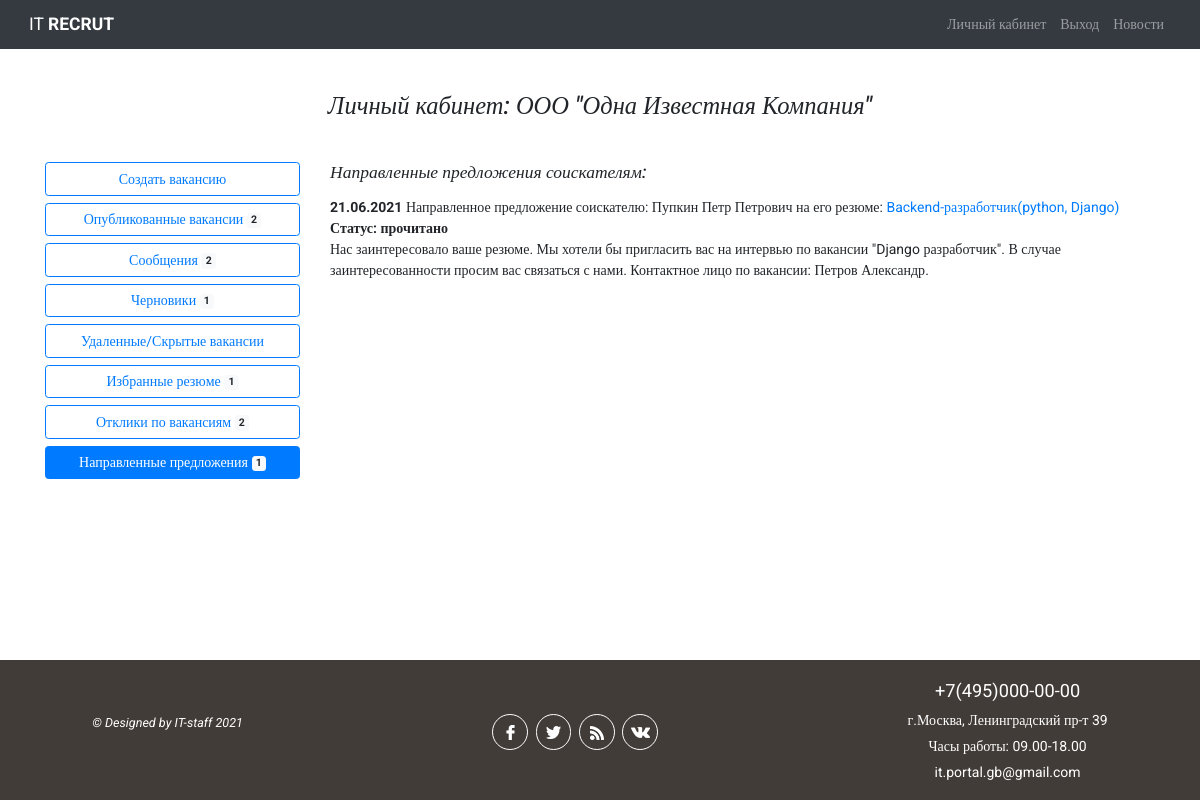
The app's page /employer/1/send_offers/ (signed in) with its own data.
### authapp/models.py (models this page shows, shortened)
class Employer(models.Model):
    NEED_MODER = 'need_moderation'
    MODER_OK = 'moderation_ok'
    MODER_REJECT = 'moderation_reject'
    EMPLOYER_STATUS_CHOICES = (
        (NEED_MODER, 'требуется модерация'),
        (MODER_OK, 'модерация пройдена успешно'),
        (MODER_REJECT, 'отклонено модератором')
    )
    company_name = models.CharField(verbose_name='название компании', max_length=128, unique=True)
    city = models.CharField(verbose_name='город', max_length=64, blank=True)
    tel = models.CharField(verbose_name='телефон', max_length=11, blank=True)
    short_description = models.TextField(verbose_name='краткое описание компании')
    logo = models.ImageField(upload_to='company_logo', blank=True)
    web = models.CharField(verbose_name='вебсайт компании', max_length=64, blank=True)
    is_active = models.BooleanField(default=True)
    user = models.OneToOneField(User, on_delete=models.CASCADE)
    status = models.CharField(verbose_name='статус компании на сайте',
                              choices=EMPLOYER_STATUS_CHOICES, default=NEED_MODER,
                              max_length=32)
    failed_moderation = models.CharField(max_length=512, blank=True, verbose_name='поле '
                                                                                  'заполняется в случае отклонения модерации')
    activation_key = models.CharField(max_length=128, blank=True)
    activation_key_expires = models.DateTimeField(default=(datetime.now() + timedelta(hours=24)))
    class Meta:
        verbose_name_plural = 'Работодатели'

class Seeker(models.Model):
    NEED_MODER = 'need_moderation'
    MODER_OK = 'moderation_ok'
    MODER_REJECT = 'moderation_reject'
    SEEKER_STATUS_CHOICES = (
        (NEED_MODER, 'требуется модерация'),
        (MODER_OK, 'модерация пройдена успешно'),
        (MODER_REJECT, 'отклонено модератором')
    )
    SEX_CHOICE = (
        ('male', 'мужской'),
        ('female', 'женский')
    )
    MARRIED_STATUS = (
        ('h', 'холост'),
        ('m', 'в браке'),
        ('d', 'в разводе')
    )
    patronimyc = models.CharField(verbose_name='Отчество', max_length=64)
    age = models.PositiveSmallIntegerField(verbose_name='возраст', default=18)
    sex = models.CharField(verbose_name='Ваш пол', max_length=32, choices=SEX_CHOICE)
    married = models.CharField(verbose_name='Семейное положение', max_length=1, choices=MARRIED_STATUS)
    city = models.CharField(verbose_name='город', max_length=64, blank=True)
    skills = models.TextField(verbose_name='Навыки (знание программ)', max_length=264, blank=True)
    hobby = models.TextField(verbose_name='Ваши увлечения', max_length=264, blank=True)
    tel = models.CharField(verbose_name='телефон', max_length=11, blank=True)
    photo = models.ImageField(upload_to='seeker_photo', blank=True)
    is_active = models.BooleanField(default=True)
    user = models.OneToOneField(User, on_delete=models.CASCADE)
    status = models.CharField(verbose_name='статус соискателя на сайте',
                              choices=SEEKER_STATUS_CHOICES, default=NEED_MODER, max_length=32)
    failed_moderation = models.CharField(max_length=512, blank=True, verbose_name='поле '
                                                                                  'заполняется в случае отклонения модерации')
    activation_key = models.CharField(max_length=128, blank=True)
    activation_key_expires = models.DateTimeField(default=(datetime.now() + timedelta(hours=24)))
    class Meta:
        verbose_name_plural = 'Соискатели'

### employerapp/models.py (models this page shows, shortened)
class SendOffers(models.Model):
    NEW = 'new'
    READ = 'read'
    OFFER_STATUS = (
        (NEW, 'новое (не прочитано)'),
        (READ, 'прочитано'),
    )
    date = models.DateField(verbose_name='дата направления предложения', default=datetime.now)
    vacancy = models.ForeignKey(Vacancy, on_delete=models.CASCADE, verbose_name='выберите '
                            'вакансию по которой хотите направить предложение соискателю')
    resume = models.ForeignKey('workerapp.Resume', on_delete=models.CASCADE, verbose_name='предложение для '
                                                                              'резюме')
    cover_letter = models.TextField(verbose_name='Сопроводительное письмо по предлагаемой '
                'вакансии', blank=True, max_length=524, help_text='поле не обязательное')
    contact_phone = models.CharField(max_length=12, blank=True, help_text='поле не обязательное',
                                     verbose_name='конт. тел с кем связываться по вакансии')
    status = models.CharField(verbose_name='статус предложения', max_length=32, choices=OFFER_STATUS, default=NEW)
    class Meta:
        verbose_name_plural = 'Предложения для соискателей'

class Vacancy(models.Model):
    ACTION_CHOICE = (
        ('draft', 'сохранить черновик'),
        ('publish', 'опубликовать на портале'),
        ('moderation_ok', 'модерация пройдена'),
        ('moderation_reject', 'модерация отклонена')
    )
    RUB = 'руб.'
    USD = 'USD'
    EUR = 'EUR'
    CURRENCY_CHOICE = (
        (RUB, 'руб.'),
        (USD, 'USD'),
        (EUR, 'EUR')
    )
    FULL = 'полная занятость'
    PART = 'частичная занятость'
    PRJ = 'занятость по проекту'
    REM = 'удаленная работа'
    TYPE_VACANCY = (
        (FULL, 'полная занятость'),
        (PART, 'частичная занятость'),
        (PRJ, 'занятость по проекту'),
        (REM, 'удаленная работа')
    )
    vacancy_name = models.CharField(verbose_name='название вакансии', max_length=128)
    city = models.CharField(verbose_name='город', max_length=64)
    vacancy_type = models.CharField(verbose_name='тип занятости', max_length=32,
                                    choices=TYPE_VACANCY, default=FULL)
    min_salary = models.CharField(verbose_name='минимальный уровень з/п', max_length=32, blank=True,
                              help_text='поле необязательное для заполнения')
    max_salary = models.CharField(verbose_name='максимальный уровень з/п', max_length=32,
                                  blank=True, help_text='поле необязательное для заполнения')
    currency = models.CharField(verbose_name='валюта', max_length=4, blank=True,
                                choices=CURRENCY_CHOICE, help_text='поле необязательное для '
                                                                   'заполнения')
    description = models.TextField(verbose_name='описание / обязанности', max_length=1080)
    requirements = models.TextField(verbose_name='требования к кандидату', max_length=1080)
    conditions = models.TextField(verbose_name='что мы предлагаем', max_length=1080, blank=True,
                                  help_text='поле необязательное для заполнения')
    published = models.DateField(verbose_name='дата публикации', default=datetime.now)
    contact_person = models.CharField(verbose_name='контактное лицо', max_length=128)
    contact_email = models.EmailField(verbose_name='контактная почта', blank=True,
                                      help_text='поле необязательное')
    action = models.CharField(verbose_name='статус', max_length=64, choices=ACTION_CHOICE)
    employer = models.ForeignKey(Employer, on_delete=models.CASCADE)
    hide = models.BooleanField(verbose_name='вакансия удалена / скрыта', default=False)
    is_active = models.BooleanField(default=False)
    failed = models.BooleanField(default=False)
    fall_moderation = models.TextField(verbose_name='Сообщение в случае непрохождения '
            'модерации вакансии', max_length=254, blank=True, help_text='поле необязательное')
    is_favorite = models.BooleanField(verbose_name='добавлено в избранное', default=False)
    class Meta:
        verbose_name_plural = 'Вакансии'

### workerapp/models.py (models this page shows, shortened)
class Resume(models.Model):
    RESUME_ACTION_CHOICE = (
        ('draft', 'сохранить черновик'),
        ('publish', 'опубликовать на портале'),
        ('moderation_ok', 'модерация пройдена'),
        ('moderation_reject', 'модерация отклонена')
    )
    RUB = 'руб.'
    USD = 'USD'
    EUR = 'EUR'
    CURRENCY_CHOICE = (
        (RUB, 'руб.'),
        (USD, 'USD'),
        (EUR, 'EUR')
    )
    position = models.CharField(max_length=64, verbose_name='желаемая должность')
    min_salary = models.CharField(verbose_name='минимальный уровень з/п', max_length=7, blank=True,
                                  help_text='поле необязательное для заполнения')
    max_salary = models.CharField(verbose_name='максимальный уровень з/п', max_length=7, blank=True,
                                  help_text='поле необязательное для заполнения')
    currency = models.CharField(verbose_name='валюта', max_length=4, blank=True,
                                choices=CURRENCY_CHOICE, help_text='поле необязательное для '
                                                                   'заполнения')
    published = models.DateField(verbose_name='дата публикации', default=datetime.now)
    skills = models.TextField(verbose_name='Ключевые навыки', max_length=512, blank=True)
    hobby = models.TextField(verbose_name='Ваши увлечения', max_length=512, blank=True,
                             help_text='поле необязательно для заполнения')
    action = models.CharField(verbose_name='статус', max_length=64, choices=RESUME_ACTION_CHOICE)
    seeker = models.ForeignKey(Seeker, on_delete=models.CASCADE)
    hide = models.BooleanField(verbose_name='резюме удалено / скрыто', default=False)
    failed_moderation = models.TextField(verbose_name='Сообщение в случае непрохождения '
        'модерации резюме', max_length=254, blank=True, help_text='поле необязательное')
    is_favorite = models.BooleanField(verbose_name='добавлен в избранное', default=False)
    class Meta:
        verbose_name_plural = 'Резюме'

### employerapp/views.py (the view)
# urls.py: path('<int:emp_id>/send_offers/', views.send_offers, name='send_offers'),
@login_required
def send_offers(request, emp_id):
    title = 'Направленные предложения'
    employer = get_object_or_404(Employer, pk=emp_id)
    vacancies_all = Vacancy.objects.filter(Q(action='moderation_ok') | Q(
        action='moderation_reject'), employer=employer).exclude(action='draft').exclude(
        hide=True).order_by('published')
    vacancies_hide = Vacancy.objects.filter(hide=True, employer=employer).order_by(
        'published')
    drafts = Vacancy.objects.filter(action='draft', hide=False, employer=employer).order_by('published')
    vacancies = Vacancy.objects.filter(action='moderation_ok', hide=False,
                                       employer=employer).order_by(
        'published')
    offers = SendOffers.objects.filter(vacancy__employer=employer.pk).order_by('date')
    take_offers = SendResponse.objects.filter(vacancy__in=vacancies).select_related()
    favorites = FavoriteResumes.objects.filter(employer=employer).order_by('date')
    context = {
        'title': title,
        'employer': employer,
        'vacancies_hide': vacancies_hide,
        'drafts': drafts,
        'vacancies': vacancies,
        'vacancies_all': vacancies_all,
        'offers': offers,
        'take_offers': take_offers,
        'favorites': favorites
    }
    return render(request, 'employerapp/employer_offers.html', context)

### employerapp/templates/employerapp/employer_offers.html
{% extends 'mainapp/base.html' %}
{% load static %}
{% block content %}
<div class="container my-5">
    <h3 class="font-italic mb-5 text-center">Личный кабинет: {{ employer.company_name }} </h3>
    <div class="row justify-content-around">
        <div class="col-5 col-sm-4 col-md-3 mb-5">
            {% include 'employerapp/include/menu.html' %}
        </div>
        <div class="col-12 col-sm-8 col-md-9">
            <h5 class="font-italic mb-3">Направленные предложения соискателям:</h5>
            {% if offers %}
                {% for item in offers %}
                <p class="mb-0"><span class="font-weight-bold mb-0">{{ item.date|date:"d.m.Y" }}</span>
                Направленное предложение соискателю: {{ item.resume.seeker.user.first_name }} {{ item.resume.seeker.user.last_name }}
                    {{ item.resume.seeker.patronimyc }} на его резюме:
                    <a href="{% url 'worker:resume_view' item.resume.seeker.pk item.resume.pk %}">{{ item.resume.position }}</a>
                </p>
            <p class="mb-0 {% if item.status == 'read' %}font-weight-bold{% endif %}"><span class="font-weight-bold">Статус:</span> {{ item.get_status_display }}</p>
                {% if item.cover_letter %}
                <p>{{ item.cover_letter}}</p>
                <p class="mt-0">{% if item.contact_phone %} Просим вас связаться с нами по тел.
                    {{ item.contact_phone }}.{% endif %}</p>
                {% else %}
                <p class="mb-4">Нас заинтересовало ваше резюме. Мы хотели бы пригласить вас на
                    интервью по вакансии "{{ item.vacancy.vacancy_name }}". В случае заинтересованности просим вас
                    связаться с нами. Контактное лицо по вакансии: {{ item.vacancy.contact_person }}.
                    {% if item.contact_phone %} Просим вас связаться с нами по тел. {{ item.contact_phone }}.{% endif %}</p>
                {% endif %}
                {% endfor %}
            {% else %}
            <p>У вас нет ни одного направленного предложения</p>
            {% endif %}
        </div>
    </div>
</div>
{% endblock %}

### static/css/style.css (style rules this page uses)
* { margin: 0; padding: 0; }
html { font-size: 16px; }
@media all and (min-width: 1024px) and (max-width: 1200px) { html { font-size: 14px; } }
html, body { height: 100%; }
body { box-sizing: border-box; font-family: Roboto; display: flex; flex-direction: column; }
.container { flex: 1 0 auto; }

### records on screen
Employer: company_name "ООО \"Одна Известная Компания\""
SendOffers: date "21.06.2021", resume.seeker.user.first_name "Пупкин", resume.seeker.user.last_name "Петр", resume.seeker.patronimyc "Петрович", resume.position "Backend-разработчик(python, Django)", status "прочитано", vacancy.vacancy_name "Django разработчик", vacancy.contact_person "Петров Александр"

### other values on screen
{{ vacancies|length }} "2"
{{ drafts|length }} "1"
{{ favorites|length }} "1"
{{ take_offers|length }} "2"
{{ offers|length }} "1"
